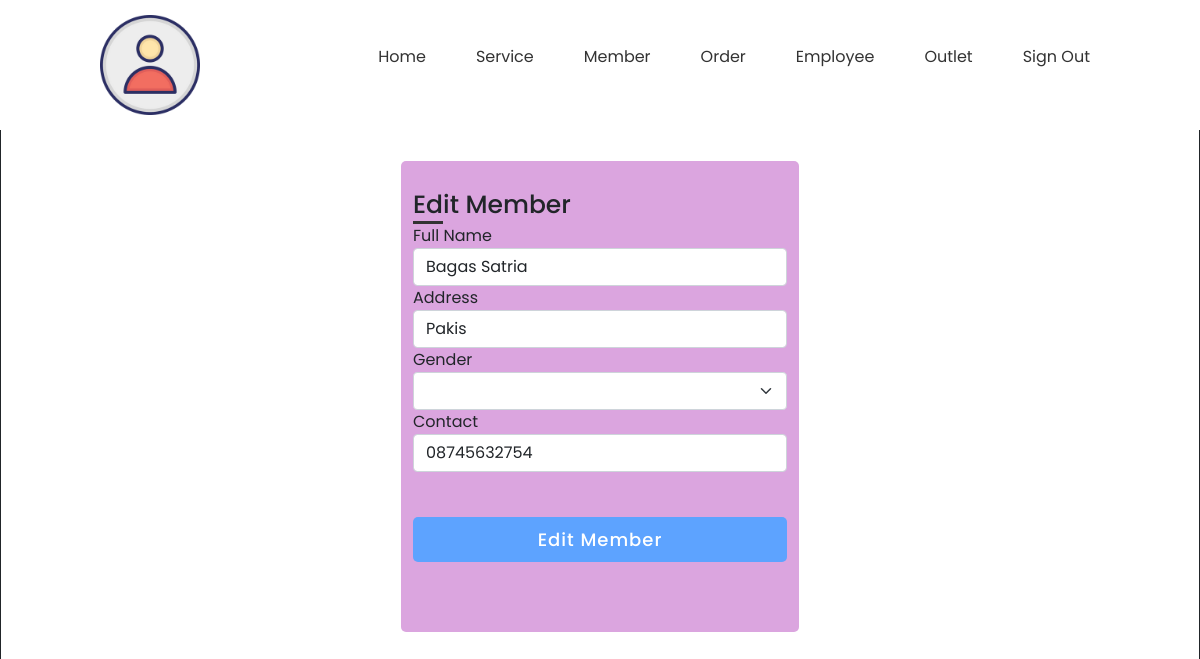
The page /edit_member.php?id_member=1 (signed in) on the database its author committed.
### tables this page shows
CREATE TABLE `member` (
  `id_member` int(11) NOT NULL,
  `nama_member` varchar(100) NOT NULL,
  `alamat` text NOT NULL,
  `jenis_kelamin` enum('M','F') NOT NULL,
  `telp` varchar(15) NOT NULL
);

### edit_member.php (the view, shortened to what this page needs)
<!DOCTYPE html>
<html lang="en">
<head>
    <link rel="stylesheet" href="css/edit_member.css">
</head>
<body>
<?php
    include "navbar.php";
    include "koneksi.php";
    $query_member = mysqli_query($conn, "SELECT * from member where id_member='".$_GET['id_member']."'");
    $data_member = mysqli_fetch_array($query_member);
?>
<div class="container">
    <div class="title">Edit Member</div>
    <form method="POST" action="proses_edit_Member.php">
        <div class="member-details">
            <div class="input-box">
                <span class="details">Full Name</span>
                <input type="text" class="form-control" name="nama_member" value="<?=$data_member['nama_member']?>"required>
            </div>
            <div class="input-box">
                <span class="details">Address</span>
                <input type="textarea" class="form-control" name="alamat" value="<?=$data_member['alamat']?>" required>
            </div>
            <div class="input-box">
                <span class="details">Gender</span>
                <?php
                    $arr_gender=array('M'=>'Male','F'=>'Female');
                ?>
                <select name="jenis_kelamin" class="form-select" required>
                <option></option>
                <?php foreach ($arr_gender as $key_gender => $val_gender):
                if($key_gender==$data_member['gender']){
                    $selek="selected";
                } else {
                    $selek="";
                }?>
                <option value="<?=$key_gender?>"<?=$selek?>><?=$val_gender?></option>
                <?php endforeach ?>
                </select>
            </div>
            <div class="input-box">
                <span class="details">Contact</span>
                <input type="text" class="form-control" name="telp" value="<?=$data_member['telp']?>" required>
            </div>
        </div>
        <div class="button">
            <input type="submit" value="Edit Member">
        </div>
    </form>
</div>
</body>
</html>

### css/edit_member.css (style rules this page uses)
* { margin:0; padding: 0; box-sizing: border-box; font-family: 'Poppins', sans-serif; }
body { height: 100vh; border: 1px solid; justify-content: center; align-items: center; padding-top: 80px; padding-bottom: 100px; padding-left: 400px; padding-right: 400px; }
.container { max-width: 700px; width: 100%; background: #dba5df; padding: 25px 30px; border-radius: 5px; }
.container .title { font-size: 25px; font-weight: 500; position: relative; }
.container .title::before { content: ''; position: absolute; left: 0; bottom: 0; height: 3px; width: 30px; background: #323333; }
form .button { height: 45px; margin: 45px 0; }
form .button input { height: 100%; width: 100%; outline: none; color: #fff; background: #5da3ff; border: none; font-size: 18px; font-weight: 500; letter-spacing: 1px;border-radius: 5px; }

### css/navbar.css (style rules this page uses)
* { margin: 0; padding: 0; box-sizing: border-box; font-family: 'Poppins', sans serif; }

### rows shown on the page
member: nama_member "Bagas Satria", alamat "Pakis", telp "08745632754"
